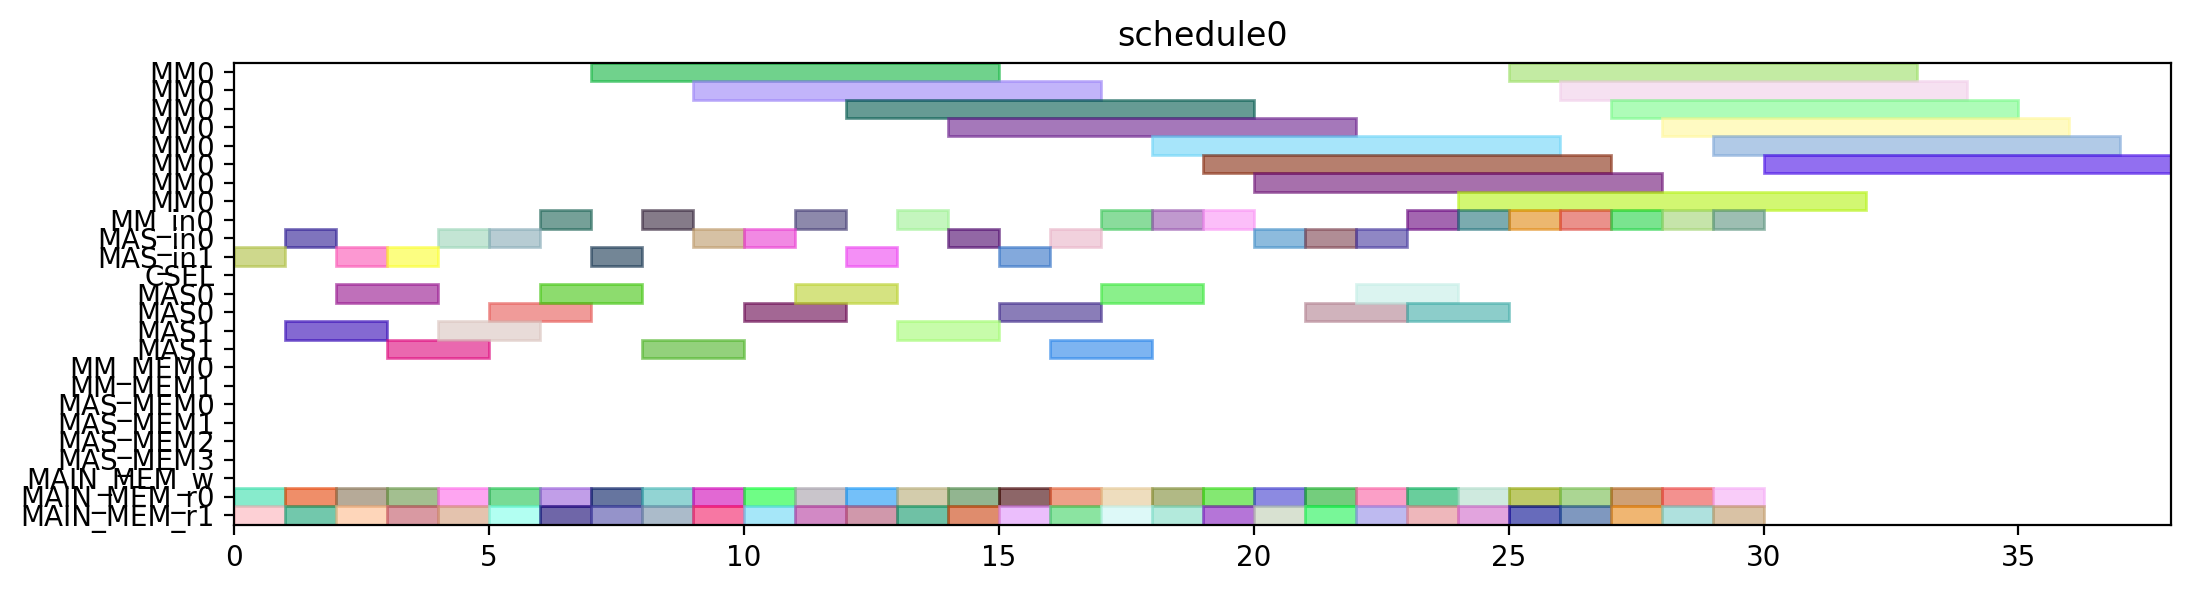

Recreate this plot in Python.
from pyschedule import Scenario, solvers, plotters, alt


def solve():
	horizon = 120
	S = Scenario("schedule0", horizon=horizon)

	# resource
	MM = S.Resources('MM', num=1, size=8)
	MM_in = S.Resources('MM_in', num=1)
	MAS_in = S.Resources('MAS_in', num=2)
	CSEL = S.Resource('CSEL')
	MAS = S.Resources('MAS', num=2, size=2, periods=range(1, horizon))
	MM_MEM = S.Resources('MM_MEM', num=2)
	MAS_MEM = S.Resources('MAS_MEM', num=4)
	MAIN_MEM_w = S.Resource('MAIN_MEM_w', size=1)
	MAIN_MEM_r = S.Resources('MAIN_MEM_r', num=2)

	# result of previous scheduling

	# new tasks
	t1_t0 = S.Task('t1_t0', length=8, delay_cost=1)
	t1_t0 += alt(MM)
	t1_t0_in = S.Task('t1_t0_in', length=1, delay_cost=1)
	t1_t0_in += alt(MM_in)
	S += t1_t0_in*MM_in[0]<=t1_t0*MM[0]
	t1_t0_mem0 = S.Task('t1_t0_mem0', length=1, delay_cost=1)
	t1_t0_mem0 += MAIN_MEM_r[0]
	S += t1_t0_mem0 <= t1_t0

	t1_t0_mem1 = S.Task('t1_t0_mem1', length=1, delay_cost=1)
	t1_t0_mem1 += MAIN_MEM_r[1]
	S += t1_t0_mem1 <= t1_t0

	t1_t1 = S.Task('t1_t1', length=8, delay_cost=1)
	t1_t1 += alt(MM)
	t1_t1_in = S.Task('t1_t1_in', length=1, delay_cost=1)
	t1_t1_in += alt(MM_in)
	S += t1_t1_in*MM_in[0]<=t1_t1*MM[0]
	t1_t1_mem0 = S.Task('t1_t1_mem0', length=1, delay_cost=1)
	t1_t1_mem0 += MAIN_MEM_r[0]
	S += t1_t1_mem0 <= t1_t1

	t1_t1_mem1 = S.Task('t1_t1_mem1', length=1, delay_cost=1)
	t1_t1_mem1 += MAIN_MEM_r[1]
	S += t1_t1_mem1 <= t1_t1

	t1_t2 = S.Task('t1_t2', length=2, delay_cost=1)
	t1_t2 += alt(MAS)
	t1_t2_in = S.Task('t1_t2_in', length=1, delay_cost=1)
	t1_t2_in += alt(MAS_in)
	S += t1_t2_in*MAS_in[0]<=t1_t2*MAS[0]

	S += t1_t2_in*MAS_in[1]<=t1_t2*MAS[1]

	t1_t2_mem0 = S.Task('t1_t2_mem0', length=1, delay_cost=1)
	t1_t2_mem0 += MAIN_MEM_r[0]
	S += t1_t2_mem0 <= t1_t2

	t1_t2_mem1 = S.Task('t1_t2_mem1', length=1, delay_cost=1)
	t1_t2_mem1 += MAIN_MEM_r[1]
	S += t1_t2_mem1 <= t1_t2

	t1_t3 = S.Task('t1_t3', length=2, delay_cost=1)
	t1_t3 += alt(MAS)
	t1_t3_in = S.Task('t1_t3_in', length=1, delay_cost=1)
	t1_t3_in += alt(MAS_in)
	S += t1_t3_in*MAS_in[0]<=t1_t3*MAS[0]

	S += t1_t3_in*MAS_in[1]<=t1_t3*MAS[1]

	t1_t3_mem0 = S.Task('t1_t3_mem0', length=1, delay_cost=1)
	t1_t3_mem0 += MAIN_MEM_r[0]
	S += t1_t3_mem0 <= t1_t3

	t1_t3_mem1 = S.Task('t1_t3_mem1', length=1, delay_cost=1)
	t1_t3_mem1 += MAIN_MEM_r[1]
	S += t1_t3_mem1 <= t1_t3

	t2_t0 = S.Task('t2_t0', length=8, delay_cost=1)
	t2_t0 += alt(MM)
	t2_t0_in = S.Task('t2_t0_in', length=1, delay_cost=1)
	t2_t0_in += alt(MM_in)
	S += t2_t0_in*MM_in[0]<=t2_t0*MM[0]
	t2_t0_mem0 = S.Task('t2_t0_mem0', length=1, delay_cost=1)
	t2_t0_mem0 += MAIN_MEM_r[0]
	S += t2_t0_mem0 <= t2_t0

	t2_t0_mem1 = S.Task('t2_t0_mem1', length=1, delay_cost=1)
	t2_t0_mem1 += MAIN_MEM_r[1]
	S += t2_t0_mem1 <= t2_t0

	t2_t1 = S.Task('t2_t1', length=8, delay_cost=1)
	t2_t1 += alt(MM)
	t2_t1_in = S.Task('t2_t1_in', length=1, delay_cost=1)
	t2_t1_in += alt(MM_in)
	S += t2_t1_in*MM_in[0]<=t2_t1*MM[0]
	t2_t1_mem0 = S.Task('t2_t1_mem0', length=1, delay_cost=1)
	t2_t1_mem0 += MAIN_MEM_r[0]
	S += t2_t1_mem0 <= t2_t1

	t2_t1_mem1 = S.Task('t2_t1_mem1', length=1, delay_cost=1)
	t2_t1_mem1 += MAIN_MEM_r[1]
	S += t2_t1_mem1 <= t2_t1

	t2_t2 = S.Task('t2_t2', length=2, delay_cost=1)
	t2_t2 += alt(MAS)
	t2_t2_in = S.Task('t2_t2_in', length=1, delay_cost=1)
	t2_t2_in += alt(MAS_in)
	S += t2_t2_in*MAS_in[0]<=t2_t2*MAS[0]

	S += t2_t2_in*MAS_in[1]<=t2_t2*MAS[1]

	t2_t2_mem0 = S.Task('t2_t2_mem0', length=1, delay_cost=1)
	t2_t2_mem0 += MAIN_MEM_r[0]
	S += t2_t2_mem0 <= t2_t2

	t2_t2_mem1 = S.Task('t2_t2_mem1', length=1, delay_cost=1)
	t2_t2_mem1 += MAIN_MEM_r[1]
	S += t2_t2_mem1 <= t2_t2

	t2_t3 = S.Task('t2_t3', length=2, delay_cost=1)
	t2_t3 += alt(MAS)
	t2_t3_in = S.Task('t2_t3_in', length=1, delay_cost=1)
	t2_t3_in += alt(MAS_in)
	S += t2_t3_in*MAS_in[0]<=t2_t3*MAS[0]

	S += t2_t3_in*MAS_in[1]<=t2_t3*MAS[1]

	t2_t3_mem0 = S.Task('t2_t3_mem0', length=1, delay_cost=1)
	t2_t3_mem0 += MAIN_MEM_r[0]
	S += t2_t3_mem0 <= t2_t3

	t2_t3_mem1 = S.Task('t2_t3_mem1', length=1, delay_cost=1)
	t2_t3_mem1 += MAIN_MEM_r[1]
	S += t2_t3_mem1 <= t2_t3

	t0_t0 = S.Task('t0_t0', length=8, delay_cost=1)
	t0_t0 += alt(MM)
	t0_t0_in = S.Task('t0_t0_in', length=1, delay_cost=1)
	t0_t0_in += alt(MM_in)
	S += t0_t0_in*MM_in[0]<=t0_t0*MM[0]
	t0_t0_mem0 = S.Task('t0_t0_mem0', length=1, delay_cost=1)
	t0_t0_mem0 += MAIN_MEM_r[0]
	S += t0_t0_mem0 <= t0_t0

	t0_t0_mem1 = S.Task('t0_t0_mem1', length=1, delay_cost=1)
	t0_t0_mem1 += MAIN_MEM_r[1]
	S += t0_t0_mem1 <= t0_t0

	t0_t1 = S.Task('t0_t1', length=8, delay_cost=1)
	t0_t1 += alt(MM)
	t0_t1_in = S.Task('t0_t1_in', length=1, delay_cost=1)
	t0_t1_in += alt(MM_in)
	S += t0_t1_in*MM_in[0]<=t0_t1*MM[0]
	t0_t1_mem0 = S.Task('t0_t1_mem0', length=1, delay_cost=1)
	t0_t1_mem0 += MAIN_MEM_r[0]
	S += t0_t1_mem0 <= t0_t1

	t0_t1_mem1 = S.Task('t0_t1_mem1', length=1, delay_cost=1)
	t0_t1_mem1 += MAIN_MEM_r[1]
	S += t0_t1_mem1 <= t0_t1

	t0_t2 = S.Task('t0_t2', length=2, delay_cost=1)
	t0_t2 += alt(MAS)
	t0_t2_in = S.Task('t0_t2_in', length=1, delay_cost=1)
	t0_t2_in += alt(MAS_in)
	S += t0_t2_in*MAS_in[0]<=t0_t2*MAS[0]

	S += t0_t2_in*MAS_in[1]<=t0_t2*MAS[1]

	t0_t2_mem0 = S.Task('t0_t2_mem0', length=1, delay_cost=1)
	t0_t2_mem0 += MAIN_MEM_r[0]
	S += t0_t2_mem0 <= t0_t2

	t0_t2_mem1 = S.Task('t0_t2_mem1', length=1, delay_cost=1)
	t0_t2_mem1 += MAIN_MEM_r[1]
	S += t0_t2_mem1 <= t0_t2

	t0_t3 = S.Task('t0_t3', length=2, delay_cost=1)
	t0_t3 += alt(MAS)
	t0_t3_in = S.Task('t0_t3_in', length=1, delay_cost=1)
	t0_t3_in += alt(MAS_in)
	S += t0_t3_in*MAS_in[0]<=t0_t3*MAS[0]

	S += t0_t3_in*MAS_in[1]<=t0_t3*MAS[1]

	t0_t3_mem0 = S.Task('t0_t3_mem0', length=1, delay_cost=1)
	t0_t3_mem0 += MAIN_MEM_r[0]
	S += t0_t3_mem0 <= t0_t3

	t0_t3_mem1 = S.Task('t0_t3_mem1', length=1, delay_cost=1)
	t0_t3_mem1 += MAIN_MEM_r[1]
	S += t0_t3_mem1 <= t0_t3

	t4_t0_t0 = S.Task('t4_t0_t0', length=8, delay_cost=1)
	t4_t0_t0 += alt(MM)
	t4_t0_t0_in = S.Task('t4_t0_t0_in', length=1, delay_cost=1)
	t4_t0_t0_in += alt(MM_in)
	S += t4_t0_t0_in*MM_in[0]<=t4_t0_t0*MM[0]
	t4_t0_t0_mem0 = S.Task('t4_t0_t0_mem0', length=1, delay_cost=1)
	t4_t0_t0_mem0 += MAIN_MEM_r[0]
	S += t4_t0_t0_mem0 <= t4_t0_t0

	t4_t0_t0_mem1 = S.Task('t4_t0_t0_mem1', length=1, delay_cost=1)
	t4_t0_t0_mem1 += MAIN_MEM_r[1]
	S += t4_t0_t0_mem1 <= t4_t0_t0

	t4_t0_t1 = S.Task('t4_t0_t1', length=8, delay_cost=1)
	t4_t0_t1 += alt(MM)
	t4_t0_t1_in = S.Task('t4_t0_t1_in', length=1, delay_cost=1)
	t4_t0_t1_in += alt(MM_in)
	S += t4_t0_t1_in*MM_in[0]<=t4_t0_t1*MM[0]
	t4_t0_t1_mem0 = S.Task('t4_t0_t1_mem0', length=1, delay_cost=1)
	t4_t0_t1_mem0 += MAIN_MEM_r[0]
	S += t4_t0_t1_mem0 <= t4_t0_t1

	t4_t0_t1_mem1 = S.Task('t4_t0_t1_mem1', length=1, delay_cost=1)
	t4_t0_t1_mem1 += MAIN_MEM_r[1]
	S += t4_t0_t1_mem1 <= t4_t0_t1

	t4_t0_t2 = S.Task('t4_t0_t2', length=2, delay_cost=1)
	t4_t0_t2 += alt(MAS)
	t4_t0_t2_in = S.Task('t4_t0_t2_in', length=1, delay_cost=1)
	t4_t0_t2_in += alt(MAS_in)
	S += t4_t0_t2_in*MAS_in[0]<=t4_t0_t2*MAS[0]

	S += t4_t0_t2_in*MAS_in[1]<=t4_t0_t2*MAS[1]

	t4_t0_t2_mem0 = S.Task('t4_t0_t2_mem0', length=1, delay_cost=1)
	t4_t0_t2_mem0 += MAIN_MEM_r[0]
	S += t4_t0_t2_mem0 <= t4_t0_t2

	t4_t0_t2_mem1 = S.Task('t4_t0_t2_mem1', length=1, delay_cost=1)
	t4_t0_t2_mem1 += MAIN_MEM_r[1]
	S += t4_t0_t2_mem1 <= t4_t0_t2

	t4_t0_t3 = S.Task('t4_t0_t3', length=2, delay_cost=1)
	t4_t0_t3 += alt(MAS)
	t4_t0_t3_in = S.Task('t4_t0_t3_in', length=1, delay_cost=1)
	t4_t0_t3_in += alt(MAS_in)
	S += t4_t0_t3_in*MAS_in[0]<=t4_t0_t3*MAS[0]

	S += t4_t0_t3_in*MAS_in[1]<=t4_t0_t3*MAS[1]

	t4_t0_t3_mem0 = S.Task('t4_t0_t3_mem0', length=1, delay_cost=1)
	t4_t0_t3_mem0 += MAIN_MEM_r[0]
	S += t4_t0_t3_mem0 <= t4_t0_t3

	t4_t0_t3_mem1 = S.Task('t4_t0_t3_mem1', length=1, delay_cost=1)
	t4_t0_t3_mem1 += MAIN_MEM_r[1]
	S += t4_t0_t3_mem1 <= t4_t0_t3

	t4_t1_t0 = S.Task('t4_t1_t0', length=8, delay_cost=1)
	t4_t1_t0 += alt(MM)
	t4_t1_t0_in = S.Task('t4_t1_t0_in', length=1, delay_cost=1)
	t4_t1_t0_in += alt(MM_in)
	S += t4_t1_t0_in*MM_in[0]<=t4_t1_t0*MM[0]
	t4_t1_t0_mem0 = S.Task('t4_t1_t0_mem0', length=1, delay_cost=1)
	t4_t1_t0_mem0 += MAIN_MEM_r[0]
	S += t4_t1_t0_mem0 <= t4_t1_t0

	t4_t1_t0_mem1 = S.Task('t4_t1_t0_mem1', length=1, delay_cost=1)
	t4_t1_t0_mem1 += MAIN_MEM_r[1]
	S += t4_t1_t0_mem1 <= t4_t1_t0

	t4_t1_t1 = S.Task('t4_t1_t1', length=8, delay_cost=1)
	t4_t1_t1 += alt(MM)
	t4_t1_t1_in = S.Task('t4_t1_t1_in', length=1, delay_cost=1)
	t4_t1_t1_in += alt(MM_in)
	S += t4_t1_t1_in*MM_in[0]<=t4_t1_t1*MM[0]
	t4_t1_t1_mem0 = S.Task('t4_t1_t1_mem0', length=1, delay_cost=1)
	t4_t1_t1_mem0 += MAIN_MEM_r[0]
	S += t4_t1_t1_mem0 <= t4_t1_t1

	t4_t1_t1_mem1 = S.Task('t4_t1_t1_mem1', length=1, delay_cost=1)
	t4_t1_t1_mem1 += MAIN_MEM_r[1]
	S += t4_t1_t1_mem1 <= t4_t1_t1

	t4_t1_t2 = S.Task('t4_t1_t2', length=2, delay_cost=1)
	t4_t1_t2 += alt(MAS)
	t4_t1_t2_in = S.Task('t4_t1_t2_in', length=1, delay_cost=1)
	t4_t1_t2_in += alt(MAS_in)
	S += t4_t1_t2_in*MAS_in[0]<=t4_t1_t2*MAS[0]

	S += t4_t1_t2_in*MAS_in[1]<=t4_t1_t2*MAS[1]

	t4_t1_t2_mem0 = S.Task('t4_t1_t2_mem0', length=1, delay_cost=1)
	t4_t1_t2_mem0 += MAIN_MEM_r[0]
	S += t4_t1_t2_mem0 <= t4_t1_t2

	t4_t1_t2_mem1 = S.Task('t4_t1_t2_mem1', length=1, delay_cost=1)
	t4_t1_t2_mem1 += MAIN_MEM_r[1]
	S += t4_t1_t2_mem1 <= t4_t1_t2

	t4_t1_t3 = S.Task('t4_t1_t3', length=2, delay_cost=1)
	t4_t1_t3 += alt(MAS)
	t4_t1_t3_in = S.Task('t4_t1_t3_in', length=1, delay_cost=1)
	t4_t1_t3_in += alt(MAS_in)
	S += t4_t1_t3_in*MAS_in[0]<=t4_t1_t3*MAS[0]

	S += t4_t1_t3_in*MAS_in[1]<=t4_t1_t3*MAS[1]

	t4_t1_t3_mem0 = S.Task('t4_t1_t3_mem0', length=1, delay_cost=1)
	t4_t1_t3_mem0 += MAIN_MEM_r[0]
	S += t4_t1_t3_mem0 <= t4_t1_t3

	t4_t1_t3_mem1 = S.Task('t4_t1_t3_mem1', length=1, delay_cost=1)
	t4_t1_t3_mem1 += MAIN_MEM_r[1]
	S += t4_t1_t3_mem1 <= t4_t1_t3

	t4_t2_t0 = S.Task('t4_t2_t0', length=8, delay_cost=1)
	t4_t2_t0 += alt(MM)
	t4_t2_t0_in = S.Task('t4_t2_t0_in', length=1, delay_cost=1)
	t4_t2_t0_in += alt(MM_in)
	S += t4_t2_t0_in*MM_in[0]<=t4_t2_t0*MM[0]
	t4_t2_t0_mem0 = S.Task('t4_t2_t0_mem0', length=1, delay_cost=1)
	t4_t2_t0_mem0 += MAIN_MEM_r[0]
	S += t4_t2_t0_mem0 <= t4_t2_t0

	t4_t2_t0_mem1 = S.Task('t4_t2_t0_mem1', length=1, delay_cost=1)
	t4_t2_t0_mem1 += MAIN_MEM_r[1]
	S += t4_t2_t0_mem1 <= t4_t2_t0

	t4_t2_t1 = S.Task('t4_t2_t1', length=8, delay_cost=1)
	t4_t2_t1 += alt(MM)
	t4_t2_t1_in = S.Task('t4_t2_t1_in', length=1, delay_cost=1)
	t4_t2_t1_in += alt(MM_in)
	S += t4_t2_t1_in*MM_in[0]<=t4_t2_t1*MM[0]
	t4_t2_t1_mem0 = S.Task('t4_t2_t1_mem0', length=1, delay_cost=1)
	t4_t2_t1_mem0 += MAIN_MEM_r[0]
	S += t4_t2_t1_mem0 <= t4_t2_t1

	t4_t2_t1_mem1 = S.Task('t4_t2_t1_mem1', length=1, delay_cost=1)
	t4_t2_t1_mem1 += MAIN_MEM_r[1]
	S += t4_t2_t1_mem1 <= t4_t2_t1

	t4_t2_t2 = S.Task('t4_t2_t2', length=2, delay_cost=1)
	t4_t2_t2 += alt(MAS)
	t4_t2_t2_in = S.Task('t4_t2_t2_in', length=1, delay_cost=1)
	t4_t2_t2_in += alt(MAS_in)
	S += t4_t2_t2_in*MAS_in[0]<=t4_t2_t2*MAS[0]

	S += t4_t2_t2_in*MAS_in[1]<=t4_t2_t2*MAS[1]

	t4_t2_t2_mem0 = S.Task('t4_t2_t2_mem0', length=1, delay_cost=1)
	t4_t2_t2_mem0 += MAIN_MEM_r[0]
	S += t4_t2_t2_mem0 <= t4_t2_t2

	t4_t2_t2_mem1 = S.Task('t4_t2_t2_mem1', length=1, delay_cost=1)
	t4_t2_t2_mem1 += MAIN_MEM_r[1]
	S += t4_t2_t2_mem1 <= t4_t2_t2

	t4_t2_t3 = S.Task('t4_t2_t3', length=2, delay_cost=1)
	t4_t2_t3 += alt(MAS)
	t4_t2_t3_in = S.Task('t4_t2_t3_in', length=1, delay_cost=1)
	t4_t2_t3_in += alt(MAS_in)
	S += t4_t2_t3_in*MAS_in[0]<=t4_t2_t3*MAS[0]

	S += t4_t2_t3_in*MAS_in[1]<=t4_t2_t3*MAS[1]

	t4_t2_t3_mem0 = S.Task('t4_t2_t3_mem0', length=1, delay_cost=1)
	t4_t2_t3_mem0 += MAIN_MEM_r[0]
	S += t4_t2_t3_mem0 <= t4_t2_t3

	t4_t2_t3_mem1 = S.Task('t4_t2_t3_mem1', length=1, delay_cost=1)
	t4_t2_t3_mem1 += MAIN_MEM_r[1]
	S += t4_t2_t3_mem1 <= t4_t2_t3

	t4_t40 = S.Task('t4_t40', length=2, delay_cost=1)
	t4_t40 += alt(MAS)
	t4_t40_in = S.Task('t4_t40_in', length=1, delay_cost=1)
	t4_t40_in += alt(MAS_in)
	S += t4_t40_in*MAS_in[0]<=t4_t40*MAS[0]

	S += t4_t40_in*MAS_in[1]<=t4_t40*MAS[1]

	t4_t40_mem0 = S.Task('t4_t40_mem0', length=1, delay_cost=1)
	t4_t40_mem0 += MAIN_MEM_r[0]
	S += t4_t40_mem0 <= t4_t40

	t4_t40_mem1 = S.Task('t4_t40_mem1', length=1, delay_cost=1)
	t4_t40_mem1 += MAIN_MEM_r[1]
	S += t4_t40_mem1 <= t4_t40

	t4_t41 = S.Task('t4_t41', length=2, delay_cost=1)
	t4_t41 += alt(MAS)
	t4_t41_in = S.Task('t4_t41_in', length=1, delay_cost=1)
	t4_t41_in += alt(MAS_in)
	S += t4_t41_in*MAS_in[0]<=t4_t41*MAS[0]

	S += t4_t41_in*MAS_in[1]<=t4_t41*MAS[1]

	t4_t41_mem0 = S.Task('t4_t41_mem0', length=1, delay_cost=1)
	t4_t41_mem0 += MAIN_MEM_r[0]
	S += t4_t41_mem0 <= t4_t41

	t4_t41_mem1 = S.Task('t4_t41_mem1', length=1, delay_cost=1)
	t4_t41_mem1 += MAIN_MEM_r[1]
	S += t4_t41_mem1 <= t4_t41

	t4_t50 = S.Task('t4_t50', length=2, delay_cost=1)
	t4_t50 += alt(MAS)
	t4_t50_in = S.Task('t4_t50_in', length=1, delay_cost=1)
	t4_t50_in += alt(MAS_in)
	S += t4_t50_in*MAS_in[0]<=t4_t50*MAS[0]

	S += t4_t50_in*MAS_in[1]<=t4_t50*MAS[1]

	t4_t50_mem0 = S.Task('t4_t50_mem0', length=1, delay_cost=1)
	t4_t50_mem0 += MAIN_MEM_r[0]
	S += t4_t50_mem0 <= t4_t50

	t4_t50_mem1 = S.Task('t4_t50_mem1', length=1, delay_cost=1)
	t4_t50_mem1 += MAIN_MEM_r[1]
	S += t4_t50_mem1 <= t4_t50

	t4_t51 = S.Task('t4_t51', length=2, delay_cost=1)
	t4_t51 += alt(MAS)
	t4_t51_in = S.Task('t4_t51_in', length=1, delay_cost=1)
	t4_t51_in += alt(MAS_in)
	S += t4_t51_in*MAS_in[0]<=t4_t51*MAS[0]

	S += t4_t51_in*MAS_in[1]<=t4_t51*MAS[1]

	t4_t51_mem0 = S.Task('t4_t51_mem0', length=1, delay_cost=1)
	t4_t51_mem0 += MAIN_MEM_r[0]
	S += t4_t51_mem0 <= t4_t51

	t4_t51_mem1 = S.Task('t4_t51_mem1', length=1, delay_cost=1)
	t4_t51_mem1 += MAIN_MEM_r[1]
	S += t4_t51_mem1 <= t4_t51

	t4_t8_t0 = S.Task('t4_t8_t0', length=8, delay_cost=1)
	t4_t8_t0 += alt(MM)
	t4_t8_t0_in = S.Task('t4_t8_t0_in', length=1, delay_cost=1)
	t4_t8_t0_in += alt(MM_in)
	S += t4_t8_t0_in*MM_in[0]<=t4_t8_t0*MM[0]
	t4_t8_t0_mem0 = S.Task('t4_t8_t0_mem0', length=1, delay_cost=1)
	t4_t8_t0_mem0 += MAIN_MEM_r[0]
	S += t4_t8_t0_mem0 <= t4_t8_t0

	t4_t8_t0_mem1 = S.Task('t4_t8_t0_mem1', length=1, delay_cost=1)
	t4_t8_t0_mem1 += MAIN_MEM_r[1]
	S += t4_t8_t0_mem1 <= t4_t8_t0

	t4_t8_t1 = S.Task('t4_t8_t1', length=8, delay_cost=1)
	t4_t8_t1 += alt(MM)
	t4_t8_t1_in = S.Task('t4_t8_t1_in', length=1, delay_cost=1)
	t4_t8_t1_in += alt(MM_in)
	S += t4_t8_t1_in*MM_in[0]<=t4_t8_t1*MM[0]
	t4_t8_t1_mem0 = S.Task('t4_t8_t1_mem0', length=1, delay_cost=1)
	t4_t8_t1_mem0 += MAIN_MEM_r[0]
	S += t4_t8_t1_mem0 <= t4_t8_t1

	t4_t8_t1_mem1 = S.Task('t4_t8_t1_mem1', length=1, delay_cost=1)
	t4_t8_t1_mem1 += MAIN_MEM_r[1]
	S += t4_t8_t1_mem1 <= t4_t8_t1

	solvers.mip.solve(S,msg=1,kind='CPLEX',ratio_gap=1.01)

	solution = [['hoge']*len(S.solution()[1]) for i in range(len(S.solution()))]
	for i in range(len(S.solution())):
		for j in range(len(S.solution()[i])):
			solution[i][j]=str(S.solution()[i][j])
	print(solution)

	cycles = int(solution[-1][3])

	pic_file_name = "/mnt/rose/usr1/fukuda/ABE/multiRAM_multiMAS_16mux/scheduling_result/stage8MM1_stage2MAS2/SPARSE/schedule0.png"
	if(S.solution() != []):
		plotters.matplotlib.plot(S,img_filename=pic_file_name, show_task_labels=False, fig_size=(cycles*0.25+3, 3))

	return solution
